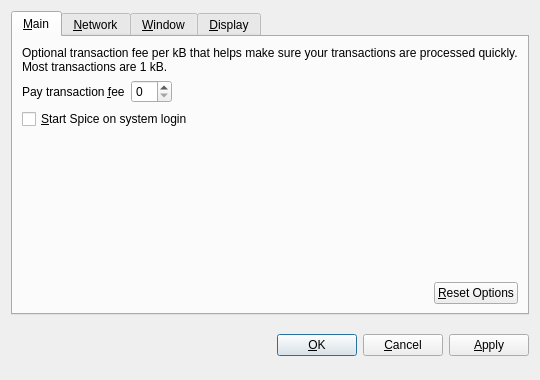
<?xml version="1.0" encoding="UTF-8"?>
<ui version="4.0">
 <class>OptionsDialog</class>
 <widget class="QDialog" name="OptionsDialog">
  <property name="geometry">
   <rect>
    <x>0</x>
    <y>0</y>
    <width>540</width>
    <height>380</height>
   </rect>
  </property>
  <property name="windowTitle">
   <string>Options</string>
  </property>
  <property name="modal">
   <bool>true</bool>
  </property>
  <layout class="QVBoxLayout" name="verticalLayout">
   <item>
    <widget class="QTabWidget" name="tabWidget">
     <property name="tabPosition">
      <enum>QTabWidget::North</enum>
     </property>
     <property name="currentIndex">
      <number>0</number>
     </property>
     <widget class="QWidget" name="tabMain">
      <attribute name="title">
       <string>&amp;Main</string>
      </attribute>
      <layout class="QVBoxLayout" name="verticalLayout_Main">
       <item>
        <widget class="QLabel" name="transactionFeeInfoLabel">
         <property name="text">
          <string>Optional transaction fee per kB that helps make sure your transactions are processed quickly. Most transactions are 1 kB.</string>
         </property>
         <property name="textFormat">
          <enum>Qt::PlainText</enum>
         </property>
         <property name="wordWrap">
          <bool>true</bool>
         </property>
        </widget>
       </item>
       <item>
        <layout class="QHBoxLayout" name="horizontalLayout_1_Main">
         <item>
          <widget class="QLabel" name="transactionFeeLabel">
           <property name="text">
            <string>Pay transaction &amp;fee</string>
           </property>
           <property name="textFormat">
            <enum>Qt::PlainText</enum>
           </property>
           <property name="buddy">
            <cstring>transactionFee</cstring>
           </property>
          </widget>
         </item>
         <item>
          <widget class="BitcoinAmountField" name="transactionFee"/>
         </item>
         <item>
          <spacer name="horizontalSpacer_1_Main">
           <property name="orientation">
            <enum>Qt::Horizontal</enum>
           </property>
           <property name="sizeHint" stdset="0">
            <size>
             <width>40</width>
             <height>20</height>
            </size>
           </property>
          </spacer>
         </item>
        </layout>
       </item>
       <item>
        <widget class="QCheckBox" name="bitcoinAtStartup">
         <property name="toolTip">
          <string>Automatically start Spice after logging in to the system.</string>
         </property>
         <property name="text">
          <string>&amp;Start Spice on system login</string>
         </property>
        </widget>
       </item>
       <item>
        <spacer name="verticalSpacer_Main">
         <property name="orientation">
          <enum>Qt::Vertical</enum>
         </property>
         <property name="sizeHint" stdset="0">
          <size>
           <width>20</width>
           <height>40</height>
          </size>
         </property>
        </spacer>
       </item>
       <item>
        <layout class="QHBoxLayout" name="horizontalLayout_2_Main">
         <item>
          <spacer name="horizontalSpacer_2_Main">
           <property name="orientation">
            <enum>Qt::Horizontal</enum>
           </property>
           <property name="sizeHint" stdset="0">
            <size>
             <width>40</width>
             <height>20</height>
            </size>
           </property>
          </spacer>
         </item>
         <item>
          <widget class="QPushButton" name="resetButton">
           <property name="toolTip">
            <string>Reset all client options to default.</string>
           </property>
           <property name="text">
            <string>&amp;Reset Options</string>
           </property>
           <property name="autoDefault">
            <bool>false</bool>
           </property>
          </widget>
         </item>
        </layout>
       </item>
      </layout>
     </widget>
     <widget class="QWidget" name="tabNetwork">
      <attribute name="title">
       <string>&amp;Network</string>
      </attribute>
      <layout class="QVBoxLayout" name="verticalLayout_Network">
       <item>
        <widget class="QCheckBox" name="mapPortUpnp">
         <property name="toolTip">
          <string>Automatically open the Spice client port on the router. This only works when your router supports UPnP and it is enabled.</string>
         </property>
         <property name="text">
          <string>Map port using &amp;UPnP</string>
         </property>
        </widget>
       </item>
       <item>
        <widget class="QCheckBox" name="connectSocks">
         <property name="toolTip">
          <string>Connect to the Spice network through a SOCKS proxy (e.g. when connecting through Tor).</string>
         </property>
         <property name="text">
          <string>&amp;Connect through SOCKS proxy:</string>
         </property>
        </widget>
       </item>
       <item>
        <layout class="QHBoxLayout" name="horizontalLayout_Network">
         <item>
          <widget class="QLabel" name="proxyIpLabel">
           <property name="text">
            <string>Proxy &amp;IP:</string>
           </property>
           <property name="textFormat">
            <enum>Qt::PlainText</enum>
           </property>
           <property name="buddy">
            <cstring>proxyIp</cstring>
           </property>
          </widget>
         </item>
         <item>
          <widget class="QValidatedLineEdit" name="proxyIp">
           <property name="maximumSize">
            <size>
             <width>140</width>
             <height>16777215</height>
            </size>
           </property>
           <property name="toolTip">
            <string>IP address of the proxy (e.g. 127.0.0.1)</string>
           </property>
          </widget>
         </item>
         <item>
          <widget class="QLabel" name="proxyPortLabel">
           <property name="text">
            <string>&amp;Port:</string>
           </property>
           <property name="textFormat">
            <enum>Qt::PlainText</enum>
           </property>
           <property name="buddy">
            <cstring>proxyPort</cstring>
           </property>
          </widget>
         </item>
         <item>
          <widget class="QLineEdit" name="proxyPort">
           <property name="maximumSize">
            <size>
             <width>55</width>
             <height>16777215</height>
            </size>
           </property>
           <property name="toolTip">
            <string>Port of the proxy (e.g. 9050)</string>
           </property>
          </widget>
         </item>
         <item>
          <widget class="QLabel" name="socksVersionLabel">
           <property name="text">
            <string>SOCKS &amp;Version:</string>
           </property>
           <property name="textFormat">
            <enum>Qt::PlainText</enum>
           </property>
           <property name="buddy">
            <cstring>socksVersion</cstring>
           </property>
          </widget>
         </item>
         <item>
          <widget class="QValueComboBox" name="socksVersion">
           <property name="toolTip">
            <string>SOCKS version of the proxy (e.g. 5)</string>
           </property>
          </widget>
         </item>
         <item>
          <spacer name="horizontalSpacer_Network">
           <property name="orientation">
            <enum>Qt::Horizontal</enum>
           </property>
           <property name="sizeHint" stdset="0">
            <size>
             <width>40</width>
             <height>20</height>
            </size>
           </property>
          </spacer>
         </item>
        </layout>
       </item>
       <item>
        <spacer name="verticalSpacer_Network">
         <property name="orientation">
          <enum>Qt::Vertical</enum>
         </property>
         <property name="sizeHint" stdset="0">
          <size>
           <width>20</width>
           <height>40</height>
          </size>
         </property>
        </spacer>
       </item>
      </layout>
     </widget>
     <widget class="QWidget" name="tabWindow">
      <attribute name="title">
       <string>&amp;Window</string>
      </attribute>
      <layout class="QVBoxLayout" name="verticalLayout_Window">
       <item>
        <widget class="QCheckBox" name="minimizeToTray">
         <property name="toolTip">
          <string>Show only a tray icon after minimizing the window.</string>
         </property>
         <property name="text">
          <string>&amp;Minimize to the tray instead of the taskbar</string>
         </property>
        </widget>
       </item>
       <item>
        <widget class="QCheckBox" name="minimizeOnClose">
         <property name="toolTip">
          <string>Minimize instead of exit the application when the window is closed. When this option is enabled, the application will be closed only after selecting Quit in the menu.</string>
         </property>
         <property name="text">
          <string>M&amp;inimize on close</string>
         </property>
        </widget>
       </item>
       <item>
        <spacer name="verticalSpacer_Window">
         <property name="orientation">
          <enum>Qt::Vertical</enum>
         </property>
         <property name="sizeHint" stdset="0">
          <size>
           <width>20</width>
           <height>40</height>
          </size>
         </property>
        </spacer>
       </item>
      </layout>
     </widget>
     <widget class="QWidget" name="tabDisplay">
      <attribute name="title">
       <string>&amp;Display</string>
      </attribute>
      <layout class="QVBoxLayout" name="verticalLayout_Display">
       <item>
        <layout class="QHBoxLayout" name="horizontalLayout_1_Display">
         <item>
          <widget class="QLabel" name="langLabel">
           <property name="text">
            <string>User Interface &amp;language:</string>
           </property>
           <property name="textFormat">
            <enum>Qt::PlainText</enum>
           </property>
           <property name="buddy">
            <cstring>lang</cstring>
           </property>
          </widget>
         </item>
         <item>
          <widget class="QValueComboBox" name="lang">
           <property name="toolTip">
            <string>The user interface language can be set here. This setting will take effect after restarting Spice.</string>
           </property>
          </widget>
         </item>
        </layout>
       </item>
       <item>
        <layout class="QHBoxLayout" name="horizontalLayout_2_Display">
         <item>
          <widget class="QLabel" name="unitLabel">
           <property name="text">
            <string>&amp;Unit to show amounts in:</string>
           </property>
           <property name="textFormat">
            <enum>Qt::PlainText</enum>
           </property>
           <property name="buddy">
            <cstring>unit</cstring>
           </property>
          </widget>
         </item>
         <item>
          <widget class="QValueComboBox" name="unit">
           <property name="toolTip">
            <string>Choose the default subdivision unit to show in the interface and when sending coins.</string>
           </property>
          </widget>
         </item>
        </layout>
       </item>
       <item>
        <widget class="QCheckBox" name="displayAddresses">
         <property name="toolTip">
          <string>Whether to show Spice addresses in the transaction list or not.</string>
         </property>
         <property name="text">
          <string>&amp;Display addresses in transaction list</string>
         </property>
        </widget>
       </item>
       <item>
        <spacer name="verticalSpacer_Display">
         <property name="orientation">
          <enum>Qt::Vertical</enum>
         </property>
         <property name="sizeHint" stdset="0">
          <size>
           <width>20</width>
           <height>40</height>
          </size>
         </property>
        </spacer>
       </item>
      </layout>
     </widget>
    </widget>
   </item>
   <item>
    <layout class="QHBoxLayout" name="horizontalLayout_Buttons">
     <item>
      <spacer name="horizontalSpacer_1">
       <property name="orientation">
        <enum>Qt::Horizontal</enum>
       </property>
       <property name="sizeHint" stdset="0">
        <size>
         <width>40</width>
         <height>48</height>
        </size>
       </property>
      </spacer>
     </item>
     <item>
      <widget class="QLabel" name="statusLabel">
       <property name="font">
        <font>
         <weight>75</weight>
         <bold>true</bold>
        </font>
       </property>
       <property name="text">
        <string/>
       </property>
       <property name="textFormat">
        <enum>Qt::PlainText</enum>
       </property>
       <property name="wordWrap">
        <bool>true</bool>
       </property>
      </widget>
     </item>
     <item>
      <spacer name="horizontalSpacer_2">
       <property name="orientation">
        <enum>Qt::Horizontal</enum>
       </property>
       <property name="sizeHint" stdset="0">
        <size>
         <width>40</width>
         <height>48</height>
        </size>
       </property>
      </spacer>
     </item>
     <item>
      <widget class="QPushButton" name="okButton">
       <property name="text">
        <string>&amp;OK</string>
       </property>
      </widget>
     </item>
     <item>
      <widget class="QPushButton" name="cancelButton">
       <property name="text">
        <string>&amp;Cancel</string>
       </property>
       <property name="autoDefault">
        <bool>false</bool>
       </property>
      </widget>
     </item>
     <item>
      <widget class="QPushButton" name="applyButton">
       <property name="text">
        <string>&amp;Apply</string>
       </property>
       <property name="autoDefault">
        <bool>false</bool>
       </property>
      </widget>
     </item>
    </layout>
   </item>
  </layout>
 </widget>
 <customwidgets>
  <customwidget>
   <class>BitcoinAmountField</class>
   <extends>QSpinBox</extends>
   <header>bitcoinamountfield.h</header>
  </customwidget>
  <customwidget>
   <class>QValueComboBox</class>
   <extends>QComboBox</extends>
   <header>qvaluecombobox.h</header>
  </customwidget>
  <customwidget>
   <class>QValidatedLineEdit</class>
   <extends>QLineEdit</extends>
   <header>qvalidatedlineedit.h</header>
  </customwidget>
 </customwidgets>
 <resources/>
 <connections/>
</ui>
